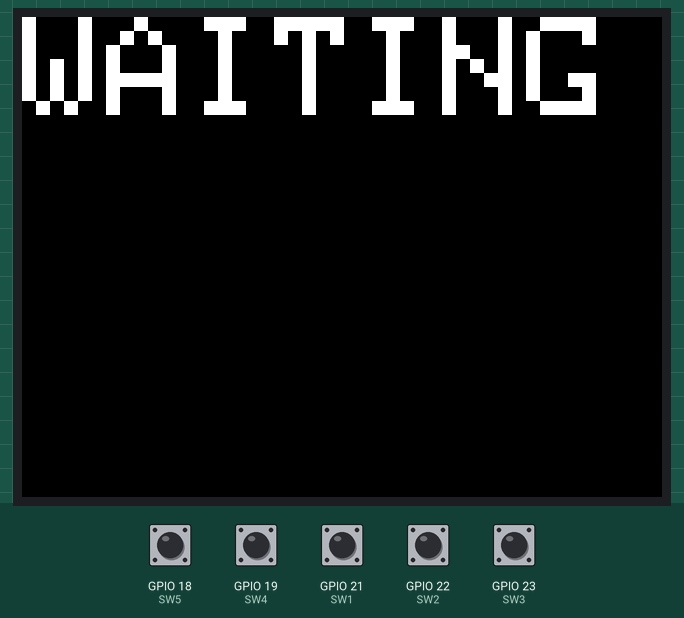
Bench run of a sketch on a simulated ESP32. Parts: 320×240 colour display. The inputs (shaded band) are chosen by the test bench; at power-on: GPIO 18 (SW5), GPIO 19 (SW4), GPIO 21 (SW1), GPIO 22 (SW2), GPIO 23 (SW3) HIGH.

Above: at 3.4 s.
3.5 s: GPIO 18 (SW5) pulled LOW for 0.15 s
At 4.0 s:
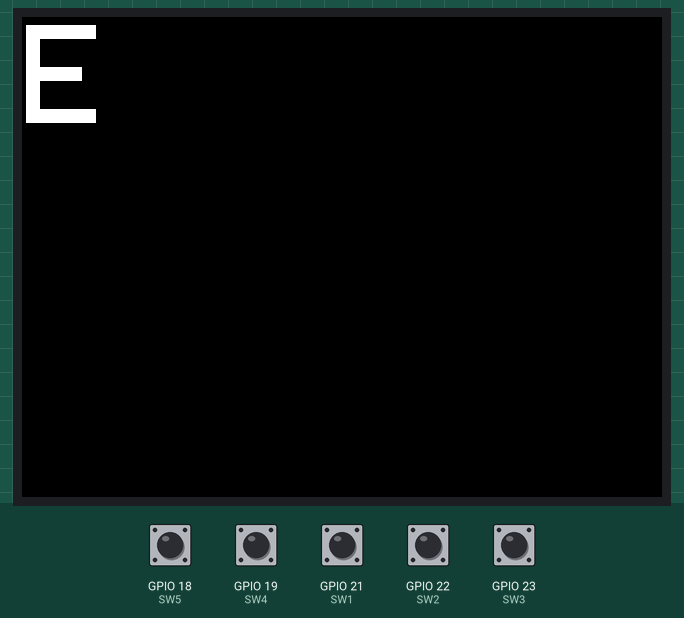
6.6 s: GPIO 19 (SW4) pulled LOW for 0.15 s
At 7.6 s:
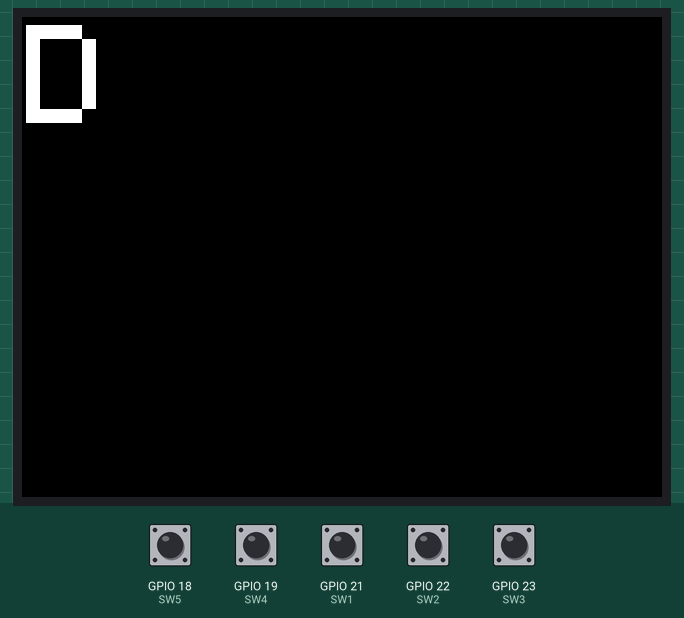
9.7 s: GPIO 21 (SW1) pulled LOW for 0.15 s
At 11.1 s:
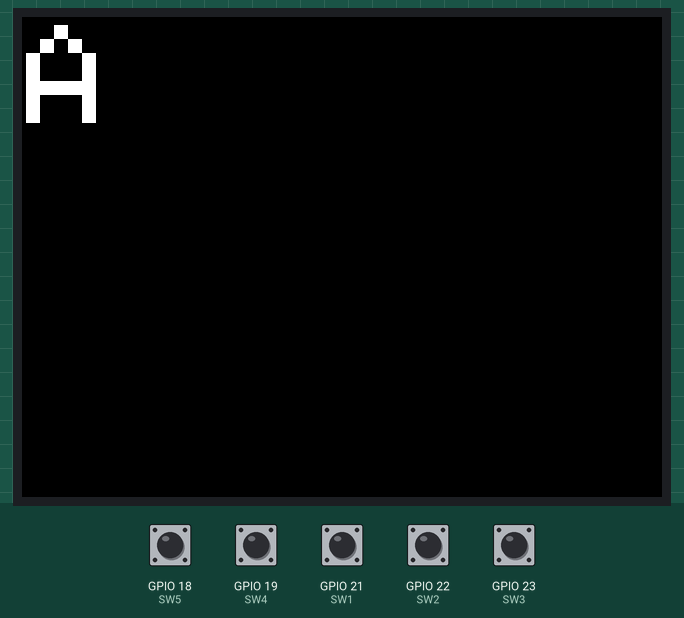
12.8 s: GPIO 22 (SW2) pulled LOW for 0.15 s
At 13.5 s:
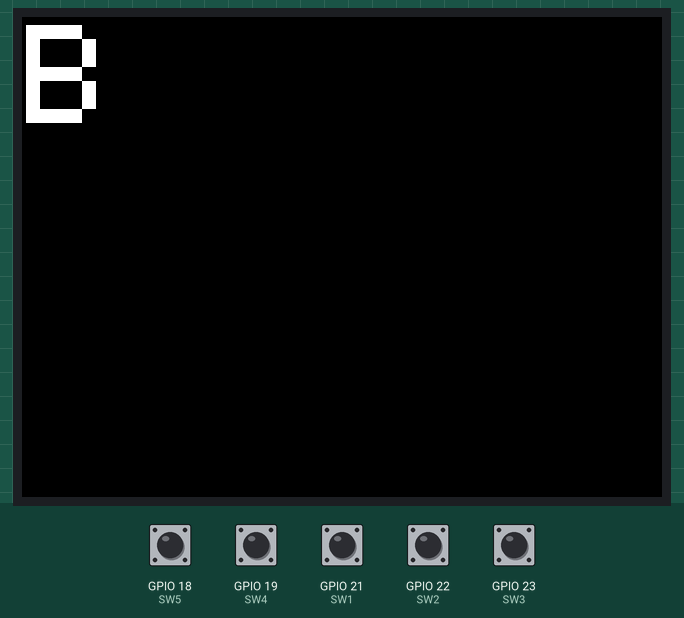
15.9 s: GPIO 23 (SW3) pulled LOW for 0.15 s
At 17.0 s:
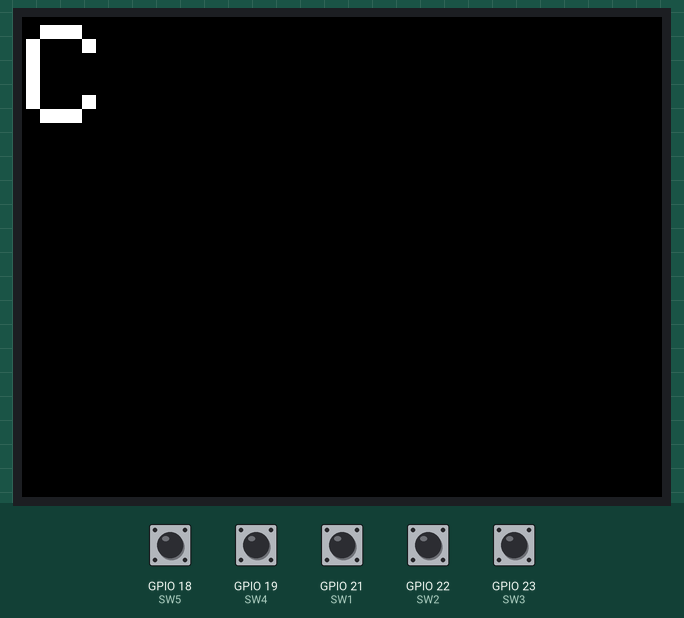
19.0 s: GPIO 18 (SW5) pulled LOW for 1 s
At 19.4 s:
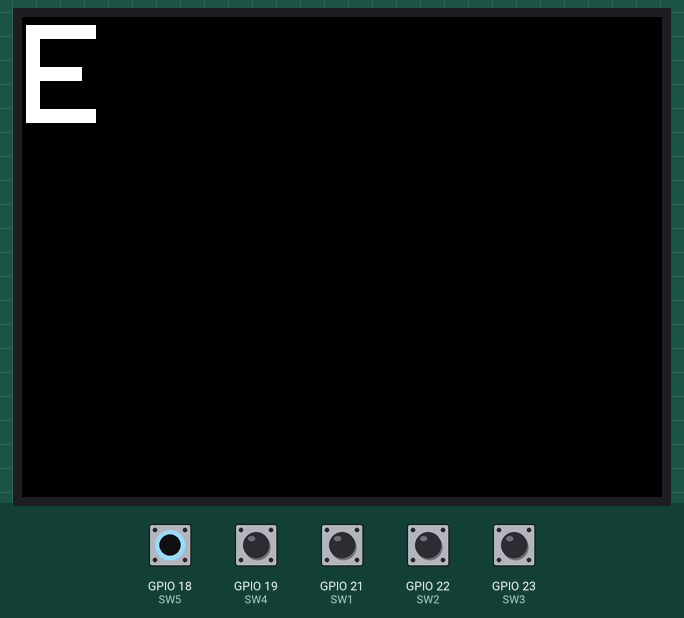
Timing chart, 0 to 22.0 s (numbered marks = the images above; inputs shaded):
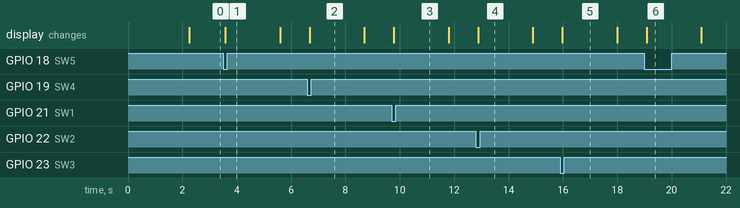

The sketch:

lcd-haya.ino
```cpp
#include <M5Stack.h>

#define SW1 21
#define SW2 22
#define SW3 23
#define SW4 19
#define SW5 18

boolean flag = false;
char ans = ' ';

void setup() {
  // put your setup code here, to run once:
  M5.begin(true,false,true);
  M5.Lcd.setTextSize(7);
  M5.Lcd.print("HELLO");
  delay(2000);
  M5.Lcd.fillScreen(0);

  pinMode(SW1, INPUT_PULLUP);
  pinMode(SW2, INPUT_PULLUP);
  pinMode(SW3, INPUT_PULLUP);
  pinMode(SW4, INPUT_PULLUP);
  pinMode(SW5, INPUT_PULLUP);
  M5.Lcd.setCursor(0,0);
  M5.Lcd.print("WAITING");
  interrupt_setup();
}

void interrupt_setup() {
  attachInterrupt(SW1, abutton, FALLING);
  attachInterrupt(SW2, bbutton, FALLING);
  attachInterrupt(SW3, cbutton, FALLING);
  attachInterrupt(SW4, dbutton, FALLING);
  attachInterrupt(SW5, ebutton, FALLING);
}

void interrupt_stop() {
  detachInterrupt(SW1);
  detachInterrupt(SW2);
  detachInterrupt(SW3);
  detachInterrupt(SW4);
  detachInterrupt(SW5);
}


void abutton() {
  noInterrupts();
  ans = 'A';
  flag = true;
}

void bbutton() {
  noInterrupts();
  ans = 'B';
  flag = true;
}
void cbutton() {
  noInterrupts();
  ans = 'C';
  flag = true;
}
void dbutton() {
  noInterrupts();
  ans = 'D';
  flag = true;
}
void ebutton() {
  noInterrupts();
  ans = 'E';
  flag = true;
}

void loop() {
  // put your main code here, to run repeatedly:
  if (flag == true) {
    interrupt_stop();
    interrupts();
    M5.Lcd.fillScreen(0);
    M5.Lcd.setCursor(2, 4);
    M5.Lcd.println(ans);
    delay(2000);
    flag = false;
    ans = ' ';
    M5.Lcd.setCursor(0, 0);
    M5.Lcd.println("WAITING");
    interrupt_setup();
  }
}
```

Measured:
- after the input at 3.5 s, the display: changes after 0.08 s (image 1)
- after the input at 6.6 s, the display: changes after 0.08 s (image 2)
- after the input at 9.7 s, the display: changes after 0.08 s (image 3)
- after the input at 12.8 s, the display: changes after 0.08 s (image 4)
- after the input at 15.9 s, the display: changes after 0.08 s (image 5)
- after the input at 19.0 s, the display: changes after 0.08 s (image 6)
